Frame 1 (no input): blank canvas, image omitted
Frame 60 (no input): blank canvas, image omitted
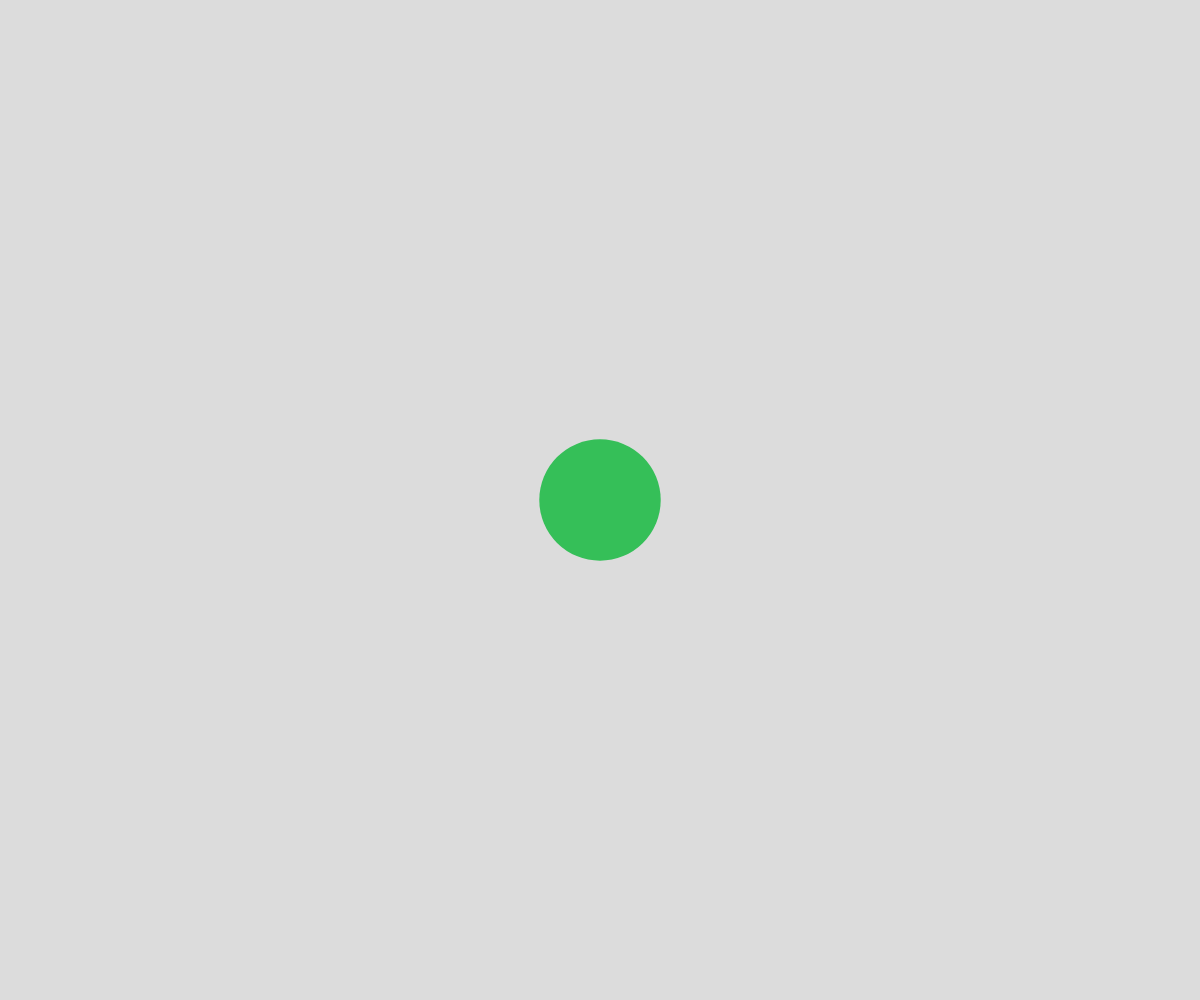
Frame 120 (the mouse pressed at the canvas centre since frame 60)

The p5.js sketch whose frames 1 and 60 were blank and that drew this single picture after the mouse press (run headless with seeded random() and noise() and a simulated clock; from frame 60 on, the mouse is pressed at the canvas centre):

// p5.js sketch
// ── sketch.js
// Project Title
// Your Name
// Date
//
// Extra for Experts:
// - describe what you did to take this project "above and beyond"
let theCircle = [];

function setup() {
  createCanvas(windowWidth, windowHeight);
}

function draw() {
  background(220);
  displayCircles();
}

function mousePressed() {
  spawnCircle();
}
function displayCircles() {
  for (let i = 0; i < theCircle.length; i++) {
    noStroke();
    fill(theCircle[i].theColor);
    circle(theCircle[i].x,theCircle[i].y,theCircle[i].radius*2);
  }
}

function spawnCircle() {
  let thisCircle ={
    x: mouseX,
    y: mouseY,
    radius: random(25,75),
    theColor: color(random(255),random(255),random(255))
  };
  theCircle.push(thisCircle);
}
